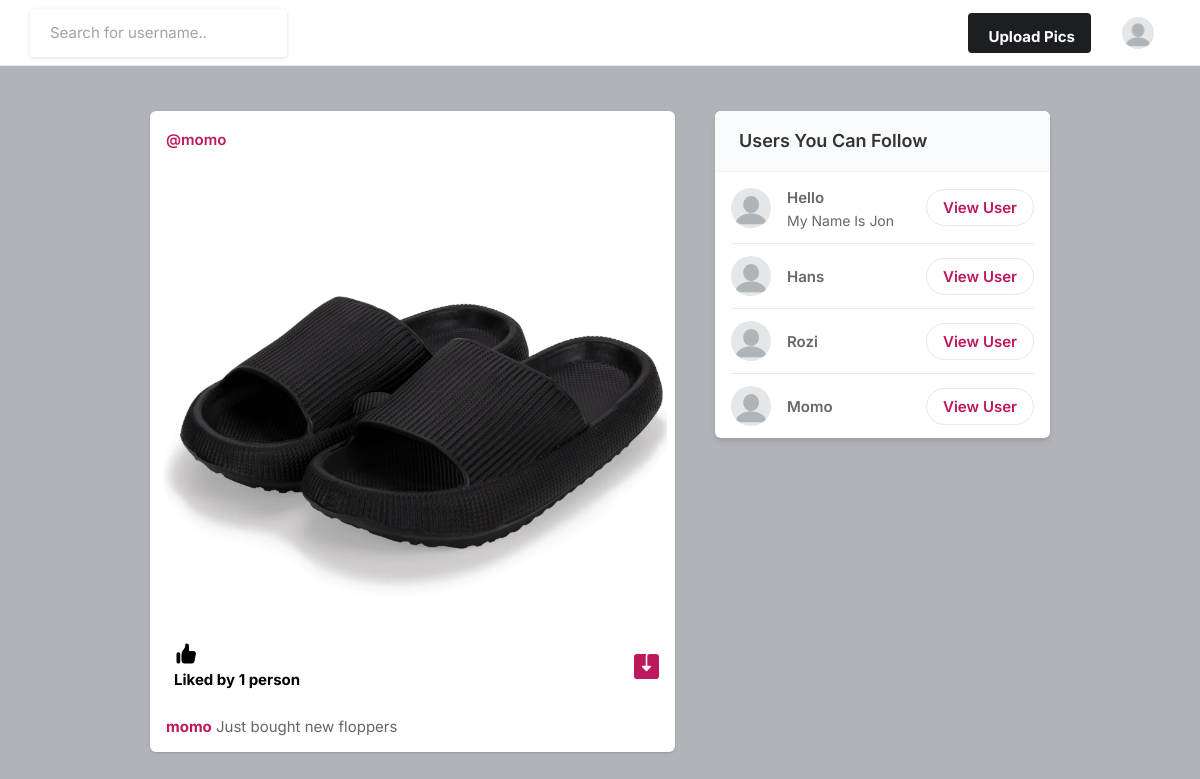
Page / (signed in) on the committed database.
### account/models.py (models this page shows, shortened)
class Profile(models.Model):
    user = models.ForeignKey(User, on_delete=models.CASCADE)
    id_user = models.IntegerField()
    bio = models.TextField(blank=True)
    profileimg = models.ImageField(upload_to='profile_images', default='blank-profile-picture.png')
    location = models.CharField(max_length=100, blank=True)

class Post(models.Model):
    id = models.UUIDField(primary_key=True, default=uuid.uuid4)
    user = models.CharField(max_length=100)
    image = models.ImageField(upload_to='post_images')
    caption = models.TextField()
    created_at = models.DateTimeField(default=datetime.now)
    no_of_likes = models.IntegerField(default=0)

### account/views.py (the view)
# urls.py: path('', views.index, name='index'),
@login_required(login_url='signin')
def index(request):
    user_object = User.objects.get(username=request.user.username)
    user_profile = Profile.objects.get(user=user_object)
    user_following = FollowersCount.objects.filter(follower=request.user.username).values_list('user', flat=True)
    if not user_following:
        feed_list = Post.objects.all()
    else:
        feed_list = Post.objects.filter(user__in=user_following)
    all_users = User.objects.all()
    user_following_all = User.objects.filter(username__in=user_following)
    final_suggestions_list = list(set(all_users) - set(user_following_all) - {request.user})
    random.shuffle(final_suggestions_list)
    username_profile_list = Profile.objects.filter(user__in=final_suggestions_list)[:4]
    return render(request, 'index.html', {
        'user_profile': user_profile,
        'posts': feed_list,
        'suggestions_username_profile_list': username_profile_list
    })

### templates/index.html (shortened to what this page needs)
{% load static %}
<!DOCTYPE html>
<html lang="en">
<head>
    <link rel="stylesheet" href="{% static 'assets/css/tailwind.css' %}">
    <link rel="stylesheet" href="{% static 'assets/css/uikit.css' %}">
    <link rel="stylesheet" href="{% static 'assets/css/icons.css' %}">
    <link rel="stylesheet" href="{% static 'assets/css/style.css' %}">
</head>
<body>
            <header>
                <div class="header_inner">
                    <form action="/search" method="POST">
                    <div class="left-side">
                            <input type="text" name="username" placeholder="Search for username..">&nbsp; &nbsp;
                    </div>
                    </form>
                    <div class="right-side lg:pr-4">
                        <a href="#"
                            class="bg-pink-500 flex font-bold hidden hover:bg-pink-600 hover:text-white inline-block items-center lg:block max-h-10 mr-4 px-4 py-2 rounded shado text-white">
                              Upload Pics
                        </a>
                        <a href="#">
                            <img src="{{user_profile.profileimg.url}}" class="header-avatar" alt="">
                        </a>
                    </div>
                </div>
            </header>
            <div class="container m-auto">
                <div class="lg:flex justify-center lg:space-x-10 lg:space-y-0 space-y-5">
                    <div class="space-y-5 flex-shrink-0 lg:w-7/12">
                        {% if posts %}
                        {% for post in posts reversed %}
                        <div class="bg-white shadow rounded-md  -mx-2 lg:mx-0">
                            <div class="flex justify-between items-center px-4 py-3">
                                <div class="flex flex-1 items-center space-x-4">
                                    <span class="block font-semibold "><a href="/profile/{{post.user}}">@{{post.user}}</a></span>
                                </div>
                              <div>
                                <a href="#"> <i class="icon-feather-more-horizontal text-2xl hover:bg-gray-200 rounded-full p-2 transition -mr-1 "></i> </a>
                              </div>
                            </div>
                            {% if post.image %}
                            <div uk-lightbox>
                                <a href="{{post.image.url}}">
                                    <img src="{{post.image.url}}" alt="">
                                </a>
                            </div>
                            {% endif %}
                            <div class="py-3 px-4 space-y-3">
                                <div class="flex space-x-4 lg:font-bold">
                                    <a href="/like-post?post_id={{post.id}}" class="flex items-center space-x-2">
                                        <div class="p-2 rounded-full text-black">
                                            {% if post.no_of_likes == 0 %}
                                            <p>No likes</p>
                                            {% elif post.no_of_likes == 1 %}
                                            <p>Liked by {{post.no_of_likes}} person</p>
                                            {% else %}
                                            <p>Liked by {{post.no_of_likes}} people</p>
                                            {% endif %}
                                        </div>
                                    </a>
                                    {% if post.image %}
                                    <a href="{{post.image.url}}" class="flex items-center space-x-2 flex-1 justify-end" download>
                                    </a>
                                    {% endif %}
                                </div>
                                <p>
                                    <a href="/profile/{{post.user}}"><strong>{{post.user}}</strong></a> {{post.caption}}
                                </p>
                            </div>
                        </div>
                        {% endfor %}
                    {% else %}
                        <p>No posts available.</p>
                    {% endif %}
                    </div>
                    <div class="lg:w-5/12">
                        <div class="bg-white  shadow-md rounded-md overflow-hidden">
                            <div class="bg-gray-50  border-b border-gray-100 flex items-baseline justify-between py-4 px-6 ">
                                <h2 class="font-semibold text-lg">Users You Can Follow</h2>
                            </div>
                            <div class="divide-gray-300 divide-gray-50 divide-opacity-50 divide-y px-4 ">
                                {% for suggestion in suggestions_username_profile_list %}
                                <div class="flex items-center justify-between py-3">
                                    <div class="flex flex-1 items-center space-x-4">
                                        <a href="/profile/{{suggestion.user}}">
                                            <img src="{{suggestion.profileimg.url}}" class="bg-gray-200 rounded-full w-10 h-10">
                                        </a>
                                        <div class="flex flex-col">
                                            <span class="block capitalize font-semibold"> {{suggestion.user}} </span>
                                            <span class="block capitalize text-sm"> {{suggestion.bio}} </span>
                                        </div>
                                    </div>
                                    <a href="/profile/{{suggestion.user}}" class="border border-gray-200 font-semibold px-4 py-1 rounded-full hover:bg-pink-600 hover:text-white hover:border-pink-600 "> View User </a>
                                </div>
                                {% endfor %}
                            </div>
                        </div>
                    </div>
                </div>
            </div>
</body>
</html>

### static/assets/css/style.css (style rules this page uses)
body { background-color: #B0B3B8!important; }
input { height: 48px; line-height: 48px; padding: 0 20px; outline: none; font-size: 15px; color: #808080; max-width: 100%; width: 100%; -webkit-box-sizing: border-box; box-sizing: border-box; display: block; font-weight: 400; opacity: 1; border-radius: 4px; border: none; -webkit-box-shadow: 0 1px 4px 0px rgba(0, 0, 0, 0.12); box-shadow: 0 1px 4px 0px rgba(0, 0, 0, 0.12); }
input[type="text"], input[type="password"], input[type="email"], input[type="number"] { height: 48px; line-height: 48px; padding: 0 20px; outline: none; font-size: 15px; color: #808080; max-width: 100%; width: 100%; -webkit-box-sizing: border-box; box-sizing: border-box; display: block; font-weight: 400; opacity: 1; border-radius: 4px; border: none; -webkit-box-shadow: 0 1px 4px 0px rgba(0, 0, 0, 0.12); box-shadow: 0 1px 4px 0px rgba(0, 0, 0, 0.12); }
input { -webkit-transition: all 0.1s ease-in-out; transition: all 0.1s ease-in-out; }
::placeholder { color: #808080; opacity: 1; }
a { color: #be185d; -webkit-transition: 0.3s; transition: 0.3s; outline: none !important; }
img { max-width: 100%; }
body { color: #666; font-size: 15px; line-height: 27px; background-color: #f0f2f5; font-family: "Inter", sans-serif; text-transform: none; }
body p { font-size: 15px; line-height: 27px; }
h1, h2, h3, h4, h5, h6 { font-family: "Inter", sans-serif; text-transform: none; }
input[type="text"], input[type="password"], input[type="email"] { font-family: "Inter", sans-serif; text-transform: none; }
h1, h2, h3, h4, h5, h6 { color: #333; font-weight: 500; margin: 0; padding: 0; }
h2 { font-size: 26px; }
b, strong { font-weight: 700 !important; }
@media (min-width: 1024px) { .container { max-width: 900px !important; padding-top: 45px; } }
header { background-color: #fff; left: 0; right: 0; top: 0; z-index: 99; height: 66px; display: -webkit-box; display: -ms-flexbox; display: flex; -webkit-box-align: center; -ms-flex-align: center; align-items: center; border-bottom: 1px solid #e5e7eb; }
header .header_inner { display: -webkit-box; display: -ms-flexbox; display: flex; -webkit-box-align: center; -ms-flex-align: center; align-items: center; max-width: 1090px; margin: auto; width: 100%; max-width: 100% !important; padding: 0 30px; }
header .header_inner .left-side { display: -webkit-box; display: -ms-flexbox; display: flex; -webkit-box-align: center; -ms-flex-align: center; align-items: center; }
header .header_inner .right-side { display: -webkit-box; display: -ms-flexbox; display: flex; -webkit-box-align: center; -ms-flex-align: center; align-items: center; -webkit-box-pack: end; -ms-flex-pack: end; justify-content: flex-end; margin-left: auto; }
header .header_inner .right-side .header-avatar { width: 32px; height: 32px; border-radius: 100%; margin-left: 15px; }

### rows in the picture
Profile: profileimg (placeholder picture)
Post: user "momo", image (picture), no_of_likes "1", caption "Just bought new floppers"
Profile: profileimg (placeholder picture), user "Hello", bio "My Name Is Jon"
Profile: profileimg (placeholder picture), user "Hans"
Profile: profileimg (placeholder picture), user "Rozi"
Profile: profileimg (placeholder picture), user "Momo"
